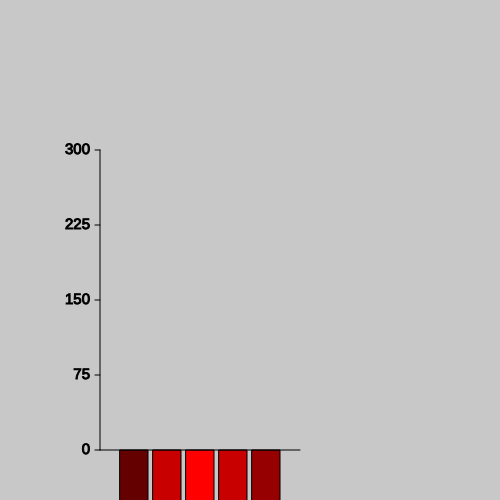
Frame 1 (no input)
Frame 2 (the mouse pressed at the canvas centre, redrawn once): identical to frame 1, image omitted

The p5.js sketch that drew this single still picture (run headless with seeded random() and noise() and a simulated clock; the mouse was pressed at the canvas centre and the sketch redrawn once):

// p5.js sketch
// ── sketch.js


// let data = [12, 100, 150, 90, 200, 100, 12 , 200, 35, 300]

// data as array of objects 
let fruits = [
  {name:"bananas", sales:100},
  {name:"apples", sales:200},
  {name:"oranges", sales:300},
  {name:"grapes", sales:200},
  {name:"pears", sales:150},
]

// let numSales = []
// fruits.forEach(element => numSales.push(element.sales))


// global variables
let numBlocks = fruits.length;
let chartWidth = 200;
let chartHeight = 300;
let chartX = 100
let chartY = 450
let marginLeft = 20;
let marginRight = 20;
let blockGap = 5;
let screenWidth = 500;
let screenHeight = 500;
let chartTicks = 5;
let tickLength = 5;

// calculations from globals
let blockWidth = (chartWidth - (marginLeft + marginRight) - ((numBlocks - 1) * blockGap)) / numBlocks;
let masterGap = blockWidth + blockGap
let maxValue = Math.max(...fruits.map( obj => obj.sales ));


function scaleMe(num) {
  let maxValue = Math.max(...fruits.map( obj => obj.sales ));
  let scaleValue = chartHeight / maxValue;

  return num * scaleValue
}

function setup() {
  createCanvas(screenWidth, screenHeight);
  background(200);
  angleMode(DEGREES);
  rectMode(CORNER);
  noLoop();
}

function draw() {
  // makes all random() calls == 40
  // randomSeed(40)
  background(200);
  fill(0);

  // translates the whole chart
  translate(chartX, chartY)

  // loop draws bars
  for (let i = 0; i < numBlocks; i++) {
    push();
    translate(marginLeft + (i * masterGap), 0)
    fill(fruits[i].sales, 0, 0)
    rect(0, 0, blockWidth, scaleMe(-fruits[i].sales));
    pop();
  }

  // draws X axis
  // draw black line horizontally
  stroke(0)
  strokeWeight(1)

  let tGap = chartHeight / (chartTicks - 1)
  let numGap = maxValue / (chartTicks)
  
  line(0, 0, chartWidth, 0)
  line(0, 0, 0, -chartHeight)

  for(let x = 0; x < chartTicks; x++) {
    line(0, x*-tGap, -tickLength, -x*tGap)
    textSize(15)
    textAlign(RIGHT, CENTER)
    text(x*tGap.toFixed(2), -10, x*-tGap)
  }

}
